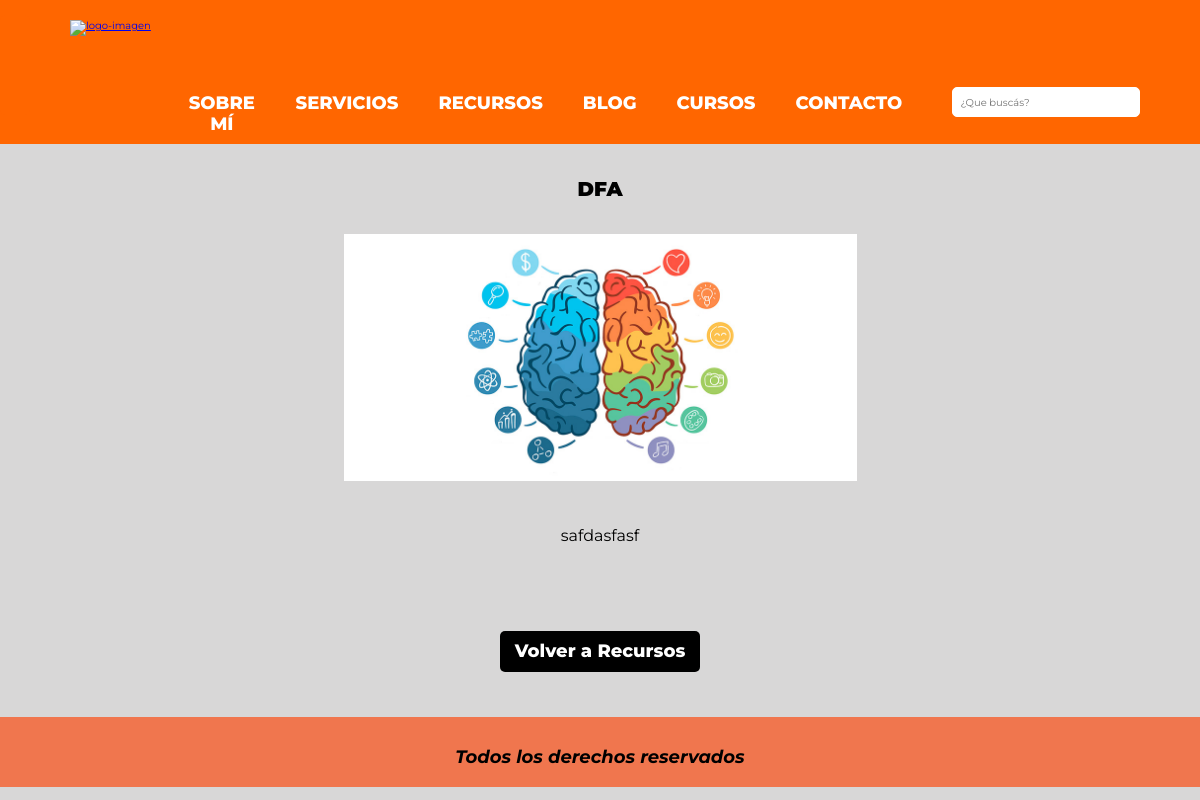
/recursos/recurso/1/, run on the app's committed database.
### recursos/models.py (models this page shows, shortened)
class Recurso(models.Model):
    titulo = models.CharField(max_length=200)
    texto = RichTextField(null=True, blank=True)
    imagen = models.ImageField(upload_to='recursos', null=True, blank=True, verbose_name='Imagen de portada')
    autor = models.ForeignKey(settings.AUTH_USER_MODEL, on_delete=CASCADE)
    creado = models.DateTimeField(default=timezone.now)
    publicado = models.DateTimeField(null=True, blank=True)
    archivo = models.FileField(upload_to='archivos_recursos' ,blank=True, null=True)
    class Meta:
        verbose_name = 'recurso'
        verbose_name_plural = 'recursos'

### recursos/views.py (the view)
# urls.py: path('recurso/<int:pk>/', views.detalle_recursos, name='detalle_recursos'),
def detalle_recursos(request, pk):
    recurso = get_object_or_404(Recurso, pk=pk)
    logrado = False
    if request.method == 'POST':
        form = EnvioRecursoForm(request.POST)
        print('post logrado')
        if form.is_valid():
            print('isvalid true')
            recurso_enviado = form.save(commit=False)
            recurso_enviado.recurso_enviado = recurso
            recurso_enviado.save()
            texto_email = '''<h1>Gracias por confiar en nosotros</h1><br>
            <h2>Saludos de <a href="nomade-digital.com.ar">Nómade Digital</a></h2>'''
            msg = EmailMessage(f'Nomade Digital te envía el que solicitaste.', texto_email, 'desarrolloyprog@gmail.com', [str(form.cleaned_data['email'])])
            msg.content_subtype = 'html'
            msg.attach_file('media/'+(str(recurso.archivo)))
            msg.send()
            logrado = True
    else:
        form = EnvioRecursoForm()
    return render(request, 'recursos/detalle_recursos.html', {'recurso': recurso, 'form':form, 'logrado': logrado})

### recursos/forms.py
class EnvioRecursoForm(forms.ModelForm):
    nombre = forms.CharField(widget=forms.TextInput(attrs={'placeholder': '¿Como te llamas?'}))
    email = forms.EmailField(widget=forms.TextInput(attrs={'type': 'email', 'placeholder': '¿Cual es tu E-Mail'}))
    class Meta:
        model = EnvioRecurso
        fields = ['nombre', 'email', 'recurso_enviado']

### recursos/templates/recursos/detalle_recursos.html (shortened to what this page needs)
{% extends 'blog/layout.html' %}
{% block content %}
<body>
<div class="contenedor contenedor-detalle-post">
    <div class=" contenedor-detalle-post-titulos">
        <h2 class="detalle-post-titulos">{{ recurso.titulo }}</h2>
            {% if recurso.imagen %}
                <img src='{{ recurso.imagen.url }}'>
            {% endif %}
        <p class="detalle-post-titulos">
            {{ recurso.texto|safe }}
        </p>
    </div>
</div>
    <div class="contenedor-lista-recursos">
                <a href="{% url 'recursos:recursos' %}" class="boton boton-lista-post" >Volver a Recursos</a>
        </div>
</body>
{% endblock %}

### index/static/index/css/styles.css (style rules this page uses)
html { box-sizing: border-box; font-size: 62.5%; }
*, *:before, *:after { box-sizing: inherit; }
body { background-color: rgb(216, 215, 215); font-family: 'Montserrat', sans-serif; }
.contenedor { width: 95%; max-width: 160rem; margin: 0 auto; }
.boton { display: block; text-decoration: none; padding: 1rem 1.5rem; margin-top: 1.5rem; background-color: rgb(255, 102, 0); color: white; font-weight: 800; border: none; font-size: 1.5rem; transition: .3s; border-radius: 5px; }
@media (min-width:996px) { .boton { display: inline; } }
h2 { margin: 0; text-transform: uppercase; font-size: 2rem; }
p { margin: 0; }
img { max-width: 100%; }
.boton-lista-post { margin: 2rem 0 .5rem 0; font-size: 1.8rem; display: inline-block; text-align: center; background-color: black; }
.contenedor-detalle-post { display: flex; flex-wrap: wrap; line-height: 3rem; }
.contenedor-detalle-post-titulos { flex: 0 0 90%; order: -1; margin: 3rem auto; font-size: 1.6rem; text-align: center; }
.contenedor-detalle-post-titulos h2 { font-weight: 900; }
.contenedor-detalle-post-titulos h2, p { margin-bottom: 3rem; }
@media (min-width:996px) { .contenedor-detalle-post-titulos img { width: 50%; } }
.contenedor-lista-recursos { text-align: center; }

### data on the page
Recurso: titulo "DFA", imagen (picture), texto "safdasfasf"
